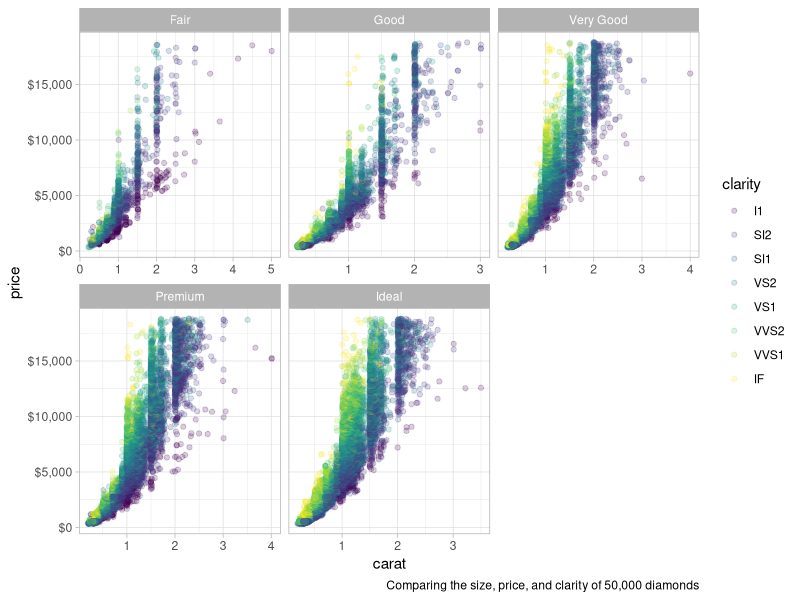

The R script that drew this image:
## ---- chunk 1
knitr::opts_chunk$set(echo = TRUE)
## ---- chunk 2
library(dplyr)
library(ggplot2)
library(magrittr)
library(scales)

diamonds %>%
  ggplot(aes(carat, price, color = clarity)) +
  geom_point(alpha = 0.2) +
  facet_wrap( ~ cut, scales = "free_x") +
  theme_light() + 
  scale_y_continuous(labels = scales::dollar_format()) +
  labs(
    caption = "Comparing the size, price, and clarity of 50,000 diamonds"
  )
